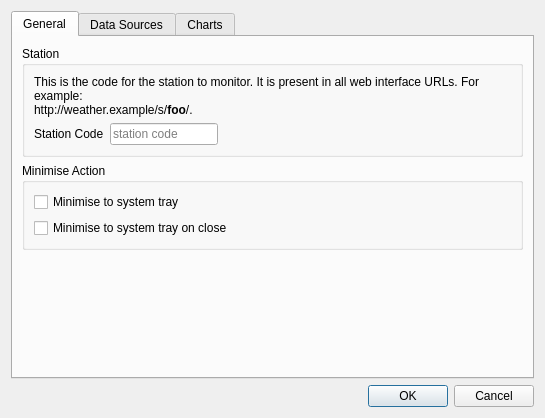
<?xml version="1.0" encoding="UTF-8"?>
<ui version="4.0">
 <class>SettingsDialog</class>
 <widget class="QDialog" name="SettingsDialog">
  <property name="geometry">
   <rect>
    <x>0</x>
    <y>0</y>
    <width>545</width>
    <height>409</height>
   </rect>
  </property>
  <property name="windowTitle">
   <string>zxweather Settings</string>
  </property>
  <property name="windowIcon">
   <iconset resource="resources.qrc">
    <normaloff>:/icons/settings</normaloff>:/icons/settings</iconset>
  </property>
  <layout class="QGridLayout" name="gridLayout_4">
   <item row="2" column="0">
    <widget class="QDialogButtonBox" name="buttonBox">
     <property name="orientation">
      <enum>Qt::Horizontal</enum>
     </property>
     <property name="standardButtons">
      <set>QDialogButtonBox::Cancel|QDialogButtonBox::Ok</set>
     </property>
    </widget>
   </item>
   <item row="0" column="0">
    <widget class="QTabWidget" name="tabWidget">
     <property name="currentIndex">
      <number>0</number>
     </property>
     <widget class="QWidget" name="tab">
      <attribute name="title">
       <string>General</string>
      </attribute>
      <layout class="QGridLayout" name="gridLayout_3">
       <item row="3" column="0">
        <spacer name="verticalSpacer">
         <property name="orientation">
          <enum>Qt::Vertical</enum>
         </property>
         <property name="sizeType">
          <enum>QSizePolicy::Expanding</enum>
         </property>
         <property name="sizeHint" stdset="0">
          <size>
           <width>20</width>
           <height>40</height>
          </size>
         </property>
        </spacer>
       </item>
       <item row="1" column="0">
        <widget class="QGroupBox" name="groupBox_7">
         <property name="title">
          <string>Station</string>
         </property>
         <layout class="QGridLayout" name="gridLayout">
          <item row="1" column="0">
           <widget class="QLabel" name="stationNameLabel">
            <property name="text">
             <string>Station Code</string>
            </property>
           </widget>
          </item>
          <item row="1" column="1">
           <widget class="QLineEdit" name="stationNameLineEdit">
            <property name="sizePolicy">
             <sizepolicy hsizetype="Minimum" vsizetype="Fixed">
              <horstretch>0</horstretch>
              <verstretch>0</verstretch>
             </sizepolicy>
            </property>
            <property name="whatsThis">
             <string>The short 5-character code for the station to monitor.</string>
            </property>
            <property name="maxLength">
             <number>5</number>
            </property>
            <property name="placeholderText">
             <string>station code</string>
            </property>
           </widget>
          </item>
          <item row="1" column="2">
           <spacer name="horizontalSpacer">
            <property name="orientation">
             <enum>Qt::Horizontal</enum>
            </property>
            <property name="sizeHint" stdset="0">
             <size>
              <width>40</width>
              <height>20</height>
             </size>
            </property>
           </spacer>
          </item>
          <item row="0" column="0" colspan="3">
           <widget class="QLabel" name="label_7">
            <property name="text">
             <string>&lt;html&gt;&lt;head/&gt;&lt;body&gt;&lt;p&gt;This is the code for the station to monitor. It is present in all web interface URLs. For example: &lt;br/&gt;http://weather.example/s/&lt;span style=&quot; font-weight:600;&quot;&gt;foo&lt;/span&gt;/.&lt;/p&gt;&lt;/body&gt;&lt;/html&gt;</string>
            </property>
            <property name="wordWrap">
             <bool>true</bool>
            </property>
           </widget>
          </item>
         </layout>
        </widget>
       </item>
       <item row="2" column="0">
        <widget class="QGroupBox" name="groupBox_6">
         <property name="sizePolicy">
          <sizepolicy hsizetype="Preferred" vsizetype="Preferred">
           <horstretch>0</horstretch>
           <verstretch>0</verstretch>
          </sizepolicy>
         </property>
         <property name="minimumSize">
          <size>
           <width>0</width>
           <height>80</height>
          </size>
         </property>
         <property name="title">
          <string>Minimise Action</string>
         </property>
         <layout class="QGridLayout" name="gridLayout_5">
          <item row="0" column="0">
           <widget class="QCheckBox" name="chkMinimiseToSystemTray">
            <property name="toolTip">
             <string>Minimise to the system tray instead of the task bar.</string>
            </property>
            <property name="whatsThis">
             <string>When the program is minimised it will minimise to the system tray instead of the task bar.</string>
            </property>
            <property name="text">
             <string>Minimise to system tray</string>
            </property>
           </widget>
          </item>
          <item row="1" column="0">
           <widget class="QCheckBox" name="chkCloseToSystemTray">
            <property name="toolTip">
             <string>When the window is closed it will minimise to the system tray instead.</string>
            </property>
            <property name="whatsThis">
             <string>When the window is closed it will minimise to the system tray instead.</string>
            </property>
            <property name="text">
             <string>Minimise to system tray on close</string>
            </property>
           </widget>
          </item>
         </layout>
        </widget>
       </item>
      </layout>
     </widget>
     <widget class="QWidget" name="dbTab">
      <attribute name="title">
       <string>Data Sources</string>
      </attribute>
      <layout class="QGridLayout" name="gridLayout_2">
       <item row="2" column="0" rowspan="2">
        <widget class="QGroupBox" name="gbDatabase">
         <property name="title">
          <string>Database</string>
         </property>
         <layout class="QFormLayout" name="formLayout_2">
          <item row="0" column="0">
           <widget class="QLabel" name="databaseLabel">
            <property name="text">
             <string>Database</string>
            </property>
           </widget>
          </item>
          <item row="0" column="1">
           <widget class="QLineEdit" name="databaseLineEdit">
            <property name="toolTip">
             <string>Name of the database containing weather data</string>
            </property>
            <property name="whatsThis">
             <string>Name of the database containing weather data</string>
            </property>
           </widget>
          </item>
          <item row="1" column="0">
           <widget class="QLabel" name="hostnameLabel">
            <property name="text">
             <string>Hostname</string>
            </property>
           </widget>
          </item>
          <item row="1" column="1">
           <widget class="QLineEdit" name="hostnameLineEdit">
            <property name="toolTip">
             <string>IP Address or DNS name of the database server.</string>
            </property>
            <property name="whatsThis">
             <string>IP Address or DNS name of the database server.</string>
            </property>
            <property name="placeholderText">
             <string>localhost</string>
            </property>
           </widget>
          </item>
          <item row="2" column="0">
           <widget class="QLabel" name="portLabel">
            <property name="text">
             <string>Port</string>
            </property>
           </widget>
          </item>
          <item row="2" column="1">
           <widget class="QSpinBox" name="portSpinBox">
            <property name="toolTip">
             <string>Port the database server is listening on. This is normally 5432.</string>
            </property>
            <property name="whatsThis">
             <string>Port the database server is listening on. This is normally 5432.</string>
            </property>
            <property name="maximum">
             <number>65535</number>
            </property>
           </widget>
          </item>
          <item row="3" column="0">
           <widget class="QLabel" name="usernameLabel">
            <property name="text">
             <string>Username</string>
            </property>
           </widget>
          </item>
          <item row="3" column="1">
           <widget class="QLineEdit" name="usernameLineEdit">
            <property name="toolTip">
             <string>User to login to the database server as</string>
            </property>
            <property name="whatsThis">
             <string>User to login to the database server as</string>
            </property>
           </widget>
          </item>
          <item row="4" column="0">
           <widget class="QLabel" name="passwordLabel">
            <property name="text">
             <string>Password</string>
            </property>
           </widget>
          </item>
          <item row="4" column="1">
           <widget class="QLineEdit" name="passwordLineEdit">
            <property name="toolTip">
             <string>Password for the database user account</string>
            </property>
            <property name="whatsThis">
             <string>Password for the database user account</string>
            </property>
            <property name="echoMode">
             <enum>QLineEdit::PasswordEchoOnEdit</enum>
            </property>
           </widget>
          </item>
         </layout>
        </widget>
       </item>
       <item row="2" column="1">
        <widget class="QGroupBox" name="gbWeb">
         <property name="title">
          <string>Web Interface</string>
         </property>
         <layout class="QFormLayout" name="formLayout">
          <item row="1" column="0">
           <widget class="QLabel" name="UrlLabel">
            <property name="text">
             <string>URL</string>
            </property>
           </widget>
          </item>
          <item row="1" column="1">
           <widget class="QLineEdit" name="UrlLineEdit">
            <property name="enabled">
             <bool>true</bool>
            </property>
            <property name="toolTip">
             <string>&lt;html&gt;&lt;head/&gt;&lt;body&gt;&lt;p&gt;&lt;span style=&quot; font-weight:600; text-decoration: underline;&quot;&gt;Web interface URL:&lt;/span&gt;&lt;/p&gt;&lt;p&gt;This is the full URL for the data section of the web interface. This will be something like:&lt;br/&gt;http://weather.example.com/data/&amp;lt;your-station-name&amp;gt;/&lt;/p&gt;&lt;p&gt;If you normally access your station data at:&lt;br/&gt;http://weather.example.com/s/foo/&lt;br/&gt;then the appropriate data URL will be:&lt;br/&gt;http://weather.example.com/data/foo/&lt;/p&gt;&lt;p&gt;You can enter the data URL into your web browser to confirm it is correct. You should get a &amp;quot;Station Data&amp;quot; page with links to various station-level datasets.&lt;/p&gt;&lt;/body&gt;&lt;/html&gt;</string>
            </property>
            <property name="whatsThis">
             <string>&lt;html&gt;&lt;head/&gt;&lt;body&gt;&lt;p&gt;&lt;span style=&quot; font-weight:600; text-decoration: underline;&quot;&gt;Web interface URL:&lt;/span&gt;&lt;/p&gt;&lt;p&gt;This is the full URL for the data section of the web interface. This will be something like:&lt;br/&gt;    http://weather.example.com/data/&amp;lt;your-station-name&amp;gt;/&lt;/p&gt;&lt;p&gt;If you normally access your station data at:&lt;br/&gt;    http://weather.example.com/s/foo/&lt;br/&gt;then the appropriate data URL will be:&lt;br/&gt;    http://weather.example.com/data/foo/&lt;/p&gt;&lt;p&gt;You can enter the data URL into your web browser to confirm it is correct. You should get a &amp;quot;Station Data&amp;quot; page with links to various station-level datasets.&lt;/p&gt;&lt;/body&gt;&lt;/html&gt;</string>
            </property>
            <property name="placeholderText">
             <string>http://weather.example.com/</string>
            </property>
           </widget>
          </item>
          <item row="0" column="0" colspan="2">
           <widget class="QLabel" name="label_5">
            <property name="text">
             <string>Enter the base URL for the web interface below:</string>
            </property>
           </widget>
          </item>
         </layout>
        </widget>
       </item>
       <item row="3" column="1">
        <widget class="QGroupBox" name="gbServer">
         <property name="title">
          <string>Weather Server</string>
         </property>
         <layout class="QFormLayout" name="formLayout_3">
          <item row="0" column="0">
           <widget class="QLabel" name="label_3">
            <property name="text">
             <string>Hostname</string>
            </property>
           </widget>
          </item>
          <item row="0" column="1">
           <widget class="QLineEdit" name="serverHostnameLineEdit">
            <property name="whatsThis">
             <string>&lt;html&gt;&lt;head/&gt;&lt;body&gt;&lt;p&gt;The host name or Internet Protocol (IP) address for the weather server.&lt;/p&gt;&lt;/body&gt;&lt;/html&gt;</string>
            </property>
           </widget>
          </item>
          <item row="1" column="0">
           <widget class="QLabel" name="label_4">
            <property name="text">
             <string>Port</string>
            </property>
           </widget>
          </item>
          <item row="1" column="1">
           <widget class="QSpinBox" name="serverPortSpinBox">
            <property name="whatsThis">
             <string>&lt;html&gt;&lt;head/&gt;&lt;body&gt;&lt;p&gt;The port the weather server is listening on.&lt;/p&gt;&lt;/body&gt;&lt;/html&gt;</string>
            </property>
            <property name="maximum">
             <number>65535</number>
            </property>
           </widget>
          </item>
         </layout>
        </widget>
       </item>
       <item row="1" column="1">
        <widget class="QGroupBox" name="groupBox_4">
         <property name="title">
          <string>Sample Data Source</string>
         </property>
         <layout class="QVBoxLayout" name="verticalLayout_2">
          <item>
           <widget class="QRadioButton" name="rbSampleDatabase">
            <property name="enabled">
             <bool>true</bool>
            </property>
            <property name="whatsThis">
             <string>&lt;html&gt;&lt;head/&gt;&lt;body&gt;&lt;p&gt;Samples for drawing charts are retrieived directly from the database. This is the fastest and most efficient option.&lt;/p&gt;&lt;/body&gt;&lt;/html&gt;</string>
            </property>
            <property name="text">
             <string>Database</string>
            </property>
           </widget>
          </item>
          <item>
           <widget class="QRadioButton" name="rbSampleWeb">
            <property name="whatsThis">
             <string>&lt;html&gt;&lt;head/&gt;&lt;body&gt;&lt;p&gt;Samples for drawing charts are downloaded from the web interface one full month at a time.&lt;/p&gt;&lt;/body&gt;&lt;/html&gt;</string>
            </property>
            <property name="text">
             <string>Web Interface</string>
            </property>
           </widget>
          </item>
          <item>
           <spacer name="verticalSpacer_2">
            <property name="orientation">
             <enum>Qt::Vertical</enum>
            </property>
            <property name="sizeHint" stdset="0">
             <size>
              <width>20</width>
              <height>40</height>
             </size>
            </property>
           </spacer>
          </item>
         </layout>
        </widget>
       </item>
       <item row="1" column="0">
        <widget class="QGroupBox" name="groupBox_3">
         <property name="title">
          <string>Live Data Source</string>
         </property>
         <layout class="QVBoxLayout" name="verticalLayout">
          <item>
           <widget class="QRadioButton" name="rbLiveDatabase">
            <property name="whatsThis">
             <string>Receives live data from the database. Updates as often as new data is made available in the database.</string>
            </property>
            <property name="text">
             <string>Database</string>
            </property>
           </widget>
          </item>
          <item>
           <widget class="QRadioButton" name="rbLiveWeb">
            <property name="whatsThis">
             <string>Receives live data from the web interface. This only updates every 30 seconds.</string>
            </property>
            <property name="text">
             <string>Web Interface</string>
            </property>
           </widget>
          </item>
          <item>
           <widget class="QRadioButton" name="rbLiveServer">
            <property name="enabled">
             <bool>true</bool>
            </property>
            <property name="whatsThis">
             <string>&lt;html&gt;&lt;head/&gt;&lt;body&gt;&lt;p&gt;Receives live data instantly from the weather server. This is the best option if the weather server is available. Note that proxy servers may prevent this from working.&lt;/p&gt;&lt;/body&gt;&lt;/html&gt;</string>
            </property>
            <property name="text">
             <string>Weather Server</string>
            </property>
           </widget>
          </item>
         </layout>
        </widget>
       </item>
       <item row="0" column="0" colspan="2">
        <widget class="QLabel" name="label_6">
         <property name="text">
          <string>Due to the different requirements for live data and sample data (used for charts and records) it is possbile to use different data sources for the two. The web interface is always the slowest option. For live data the Weather Server is fastest.</string>
         </property>
         <property name="wordWrap">
          <bool>true</bool>
         </property>
        </widget>
       </item>
      </layout>
     </widget>
     <widget class="QWidget" name="tab_2">
      <attribute name="title">
       <string>Charts</string>
      </attribute>
      <widget class="QGroupBox" name="groupBox">
       <property name="geometry">
        <rect>
         <x>10</x>
         <y>10</y>
         <width>201</width>
         <height>291</height>
        </rect>
       </property>
       <property name="title">
        <string>Colours</string>
       </property>
       <layout class="QFormLayout" name="formLayout_4">
        <item row="0" column="0">
         <widget class="QLabel" name="label">
          <property name="text">
           <string>Temperature</string>
          </property>
         </widget>
        </item>
        <item row="0" column="1">
         <widget class="QtColorButton" name="qcpTemperature">
          <property name="minimumSize">
           <size>
            <width>64</width>
            <height>23</height>
           </size>
          </property>
          <property name="maximumSize">
           <size>
            <width>64</width>
            <height>23</height>
           </size>
          </property>
          <property name="whatsThis">
           <string>Default colour to draw outdoor temperature lines with in charts.</string>
          </property>
          <property name="text">
           <string/>
          </property>
         </widget>
        </item>
        <item row="1" column="0">
         <widget class="QLabel" name="label_2">
          <property name="text">
           <string>Temperature (Indoor)</string>
          </property>
         </widget>
        </item>
        <item row="1" column="1">
         <widget class="QtColorButton" name="qcpIndoorTemperature">
          <property name="minimumSize">
           <size>
            <width>64</width>
            <height>23</height>
           </size>
          </property>
          <property name="maximumSize">
           <size>
            <width>64</width>
            <height>23</height>
           </size>
          </property>
          <property name="whatsThis">
           <string>Default colour to draw indoor temperature lines with in charts.</string>
          </property>
          <property name="text">
           <string/>
          </property>
         </widget>
        </item>
        <item row="2" column="0">
         <widget class="QLabel" name="label_8">
          <property name="text">
           <string>Apparent Temperature</string>
          </property>
         </widget>
        </item>
        <item row="2" column="1">
         <widget class="QtColorButton" name="qcpApparentTemperature">
          <property name="minimumSize">
           <size>
            <width>64</width>
            <height>23</height>
           </size>
          </property>
          <property name="maximumSize">
           <size>
            <width>64</width>
            <height>23</height>
           </size>
          </property>
          <property name="whatsThis">
           <string>Default colour to draw apparent temperature lines with in charts.</string>
          </property>
          <property name="text">
           <string/>
          </property>
         </widget>
        </item>
        <item row="3" column="0">
         <widget class="QLabel" name="label_9">
          <property name="text">
           <string>Wind Chill</string>
          </property>
         </widget>
        </item>
        <item row="3" column="1">
         <widget class="QtColorButton" name="qcpWindChill">
          <property name="minimumSize">
           <size>
            <width>64</width>
            <height>23</height>
           </size>
          </property>
          <property name="maximumSize">
           <size>
            <width>64</width>
            <height>23</height>
           </size>
          </property>
          <property name="whatsThis">
           <string>Default colour to draw wind chill lines with in charts.</string>
          </property>
          <property name="text">
           <string/>
          </property>
         </widget>
        </item>
        <item row="4" column="0">
         <widget class="QLabel" name="label_10">
          <property name="text">
           <string>Dew Point</string>
          </property>
         </widget>
        </item>
        <item row="4" column="1">
         <widget class="QtColorButton" name="qcpDewPoint">
          <property name="minimumSize">
           <size>
            <width>64</width>
            <height>23</height>
           </size>
          </property>
          <property name="maximumSize">
           <size>
            <width>64</width>
            <height>23</height>
           </size>
          </property>
          <property name="whatsThis">
           <string>Default colour to draw dew point lines with in charts.</string>
          </property>
          <property name="text">
           <string/>
          </property>
         </widget>
        </item>
        <item row="5" column="0">
         <widget class="QLabel" name="label_11">
          <property name="text">
           <string>Humidity</string>
          </property>
         </widget>
        </item>
        <item row="5" column="1">
         <widget class="QtColorButton" name="qcpHumidity">
          <property name="minimumSize">
           <size>
            <width>64</width>
            <height>23</height>
           </size>
          </property>
          <property name="maximumSize">
           <size>
            <width>64</width>
            <height>23</height>
           </size>
          </property>
          <property name="whatsThis">
           <string>Default colour to draw outdoor humidity lines with in charts.</string>
          </property>
          <property name="text">
           <string/>
          </property>
         </widget>
        </item>
        <item row="6" column="0">
         <widget class="QLabel" name="label_12">
          <property name="text">
           <string>Humidity (Indoor)</string>
          </property>
         </widget>
        </item>
        <item row="6" column="1">
         <widget class="QtColorButton" name="qcpIndoorHumidity">
          <property name="minimumSize">
           <size>
            <width>64</width>
            <height>23</height>
           </size>
          </property>
          <property name="maximumSize">
           <size>
            <width>64</width>
            <height>23</height>
           </size>
          </property>
          <property name="whatsThis">
           <string>Default colour to draw indoor humidity lines with in charts.</string>
          </property>
          <property name="text">
           <string/>
          </property>
         </widget>
        </item>
        <item row="7" column="0">
         <widget class="QLabel" name="label_13">
          <property name="text">
           <string>Pressure</string>
          </property>
         </widget>
        </item>
        <item row="7" column="1">
         <widget class="QtColorButton" name="qcpPressure">
          <property name="minimumSize">
           <size>
            <width>64</width>
            <height>23</height>
           </size>
          </property>
          <property name="maximumSize">
           <size>
            <width>64</width>
            <height>23</height>
           </size>
          </property>
          <property name="whatsThis">
           <string>Default colour to draw pressure lines with in charts.</string>
          </property>
          <property name="text">
           <string/>
          </property>
         </widget>
        </item>
        <item row="8" column="0">
         <widget class="QLabel" name="label_14">
          <property name="text">
           <string>Rainfall</string>
          </property>
         </widget>
        </item>
        <item row="8" column="1">
         <widget class="QtColorButton" name="qcpRainfall">
          <property name="minimumSize">
           <size>
            <width>64</width>
            <height>23</height>
           </size>
          </property>
          <property name="maximumSize">
           <size>
            <width>64</width>
            <height>23</height>
           </size>
          </property>
          <property name="whatsThis">
           <string>Default colour to draw rainfall lines with in charts.</string>
          </property>
          <property name="text">
           <string/>
          </property>
         </widget>
        </item>
       </layout>
      </widget>
     </widget>
    </widget>
   </item>
  </layout>
 </widget>
 <customwidgets>
  <customwidget>
   <class>QtColorButton</class>
   <extends>QToolButton</extends>
   <header>qtcolorbutton/qtcolorbutton.h</header>
  </customwidget>
 </customwidgets>
 <tabstops>
  <tabstop>databaseLineEdit</tabstop>
  <tabstop>hostnameLineEdit</tabstop>
  <tabstop>portSpinBox</tabstop>
  <tabstop>usernameLineEdit</tabstop>
  <tabstop>passwordLineEdit</tabstop>
  <tabstop>UrlLineEdit</tabstop>
  <tabstop>buttonBox</tabstop>
  <tabstop>chkMinimiseToSystemTray</tabstop>
  <tabstop>chkCloseToSystemTray</tabstop>
 </tabstops>
 <resources>
  <include location="resources.qrc"/>
 </resources>
 <connections>
  <connection>
   <sender>buttonBox</sender>
   <signal>rejected()</signal>
   <receiver>SettingsDialog</receiver>
   <slot>reject()</slot>
   <hints>
    <hint type="sourcelabel">
     <x>316</x>
     <y>260</y>
    </hint>
    <hint type="destinationlabel">
     <x>286</x>
     <y>274</y>
    </hint>
   </hints>
  </connection>
 </connections>
</ui>
